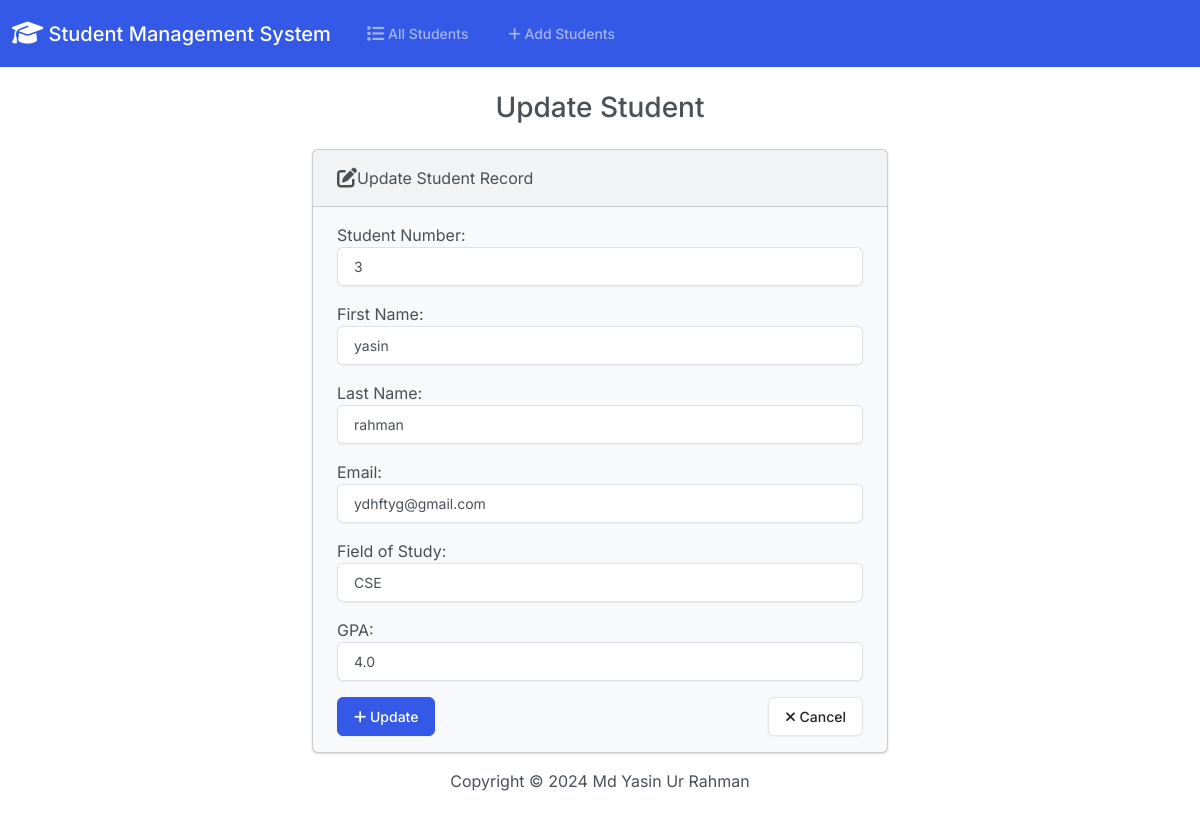
The app's page /edit/9 with its own data.
### student/models.py (models this page shows, shortened)
class Student(models.Model):
    student_number = models.PositiveBigIntegerField()
    first_name = models.CharField(max_length=50)
    last_name = models.CharField(max_length=50)
    email = models.EmailField(max_length=100)
    field_of_study = models.CharField(max_length=50)
    gpa = models.FloatField()

### student/views.py (the view)
# urls.py: path('edit/<int:id>', views.edit, name='edit'),
def edit(request, id):
    if request.method == "POST":
        student = Student.objects.get(pk=id)
        form = StudentForm(request.POST, instance=student)
        if form.is_valid():
            form.save()
            return render(request, 'student/edit.html',{
                'form':form,
                'success':True
            })
    else:
        student = Student.objects.get(pk=id)
        form = StudentForm(instance=student)
        return render(request, 'student/edit.html',{
            'form':form
        })

### student/forms.py
class StudentForm(forms.ModelForm):
    class Meta:
        model = Student
        fields = ['student_number', 'first_name', 'last_name', 'email', 'field_of_study', 'gpa']
        labels = {
            'student_number': 'Student Number',
            'first_name': 'First Name',
            'last_name': 'Last Name',
            'email': 'Email',
            'field_of_study': 'Field of Study',
            'gpa': 'GPA'
        }
        widgets = {
            'student_number': forms.NumberInput(attrs={'class': 'form-control'}),
            'first_name': forms.TextInput(attrs={'class': 'form-control'}),
            'last_name': forms.TextInput(attrs={'class': 'form-control'}),
            'email': forms.EmailInput(attrs={'class': 'form-control'}),
            'field_of_study': forms.TextInput(attrs={'class': 'form-control'}),
            'gpa': forms.NumberInput(attrs={'class': 'form-control'}),
        }

### student/templates/student/edit.html (shortened to what this page needs)
{% extends "student/base.html" %}
{% block body %}
<h3 class="text-center m-4">Update Student</h3>
{% if success %}
<div class="alert alert-success" role="alert">
    The new student Update successfully.
    <a href="{% url 'index' %}" class="alert-link">Go to Home Page.</a>
</div>
{% else %}
<div class="row justify-content-center">
    <div class="col-6">
        <div class="card bg-light mb-3">
            <div class="card-header">
               <i class="fa-solid fa-pen-to-square fa-lg"></i>Update Student Record
            </div>
            <div class="card-body">
                <form action="{% url 'add' %}" method="POST">
                    {{ form.as_p }}
                    <div class="d-flex justify-content-between mt-3">
                        <button type="submit" class="btn btn-primary">
                            <i class="fa-solid fa-plus"></i> Update
                        </button>
                        <a href="{% url 'index' %}" class="btn btn-secondary">
                            <i class="fa-solid fa-times"></i> Cancel
                        </a>
                    </div>
                </form>
            </div>
        </div>
    </div>
</div>
{% endif %}
{% endblock %}

### records on screen
Student: student_number "3", first_name "yasin", last_name "rahman", email "ydhftyg@gmail.com", field_of_study "CSE", gpa "4.0"
